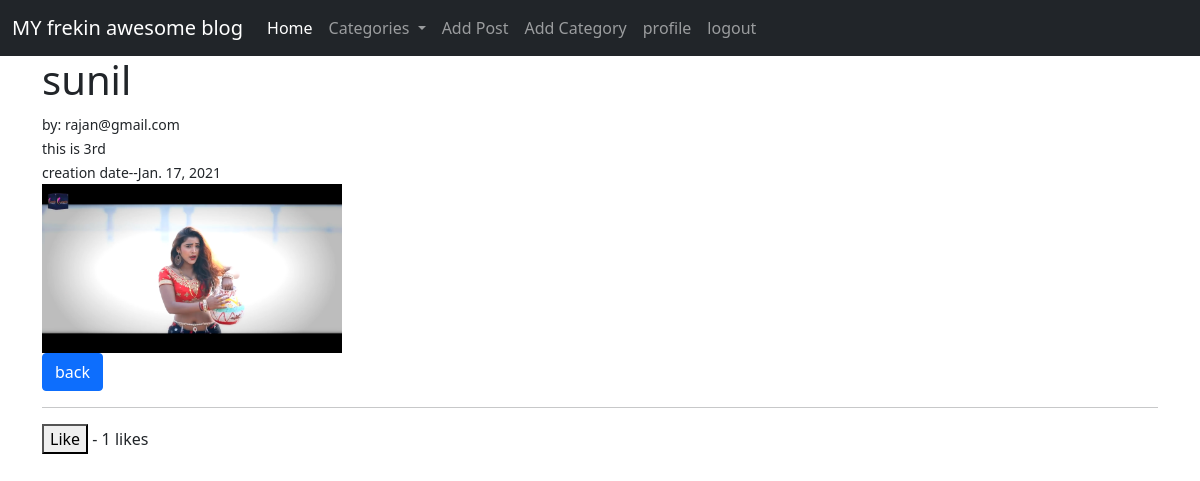
The page /article/8/ (signed in) on the database its author committed.
### app/models.py (models this page shows, shortened)
class Post(models.Model):
	title=models.CharField(max_length=255,null=True,blank=True)
	title_tag=models.CharField(max_length=255,default="")
	author=models.ForeignKey(MyUser,on_delete=models.CASCADE,null=True,blank=True)
	body=RichTextField(blank=True,null=True)
	post_date=models.DateField(auto_now_add=True)
	category=models.CharField(max_length=255,default='uncategorized')
	likes=models.ManyToManyField(MyUser,related_name='blog_post')
	header_image=models.ImageField(null=True, blank=True, upload_to="images/")

class MyUser(AbstractBaseUser):
	email=models.EmailField(verbose_name='email_address',max_length=255,unique=True)
	first_name=models.CharField(max_length=100,default="none")
	last_name=models.CharField(max_length=100,default="none")
	is_active=models.BooleanField(default=True)
	is_admin=models.BooleanField(default=False)
	objects=MyUserManager()
	USERNAME_FIELD='email'
	def __str__(self):
		return self.email

### app/views.py (the view)
# urls.py: path('article/<int:pk>/',ArticleDetailView,name='ac'),
def ArticleDetailView(request,pk):
	object=Post.objects.get(id=pk)
	liked=False
	context={}
	context['post']=object
	total_likes=len(object.likes.all())
	cat_menu=Category.objects.all()
	context["cat_menu"]=cat_menu
	context["total_likes"]=total_likes
	return render(request,'app/article_details.html',context)

### app/models.py (called while the page is built)
	def __str__(self):
		return self.name

### templates/app/article_details.html (shortened to what this page needs)
{%extends 'app/base.html'%}
{% block content %}
<h1>{{post.title}}</h1>
<small> by: {{post.author}}<br/>
	{{post.title_tag}}</br> creation date--{{post.post_date}}
</small></br>
{% if post.header_image %}
<img src="{{post.header_image.url}}
" style="max-width: 300px;">
{%endif%}
<a href="{% url 'home' %}" class="btn btn-primary"> back</a>
<br/>
<hr/>
<form action="{% url 'like_post' post.pk %}" method="POST">
	{% if liked %}
		<button type="submit" name="post_id" value="{{post.id}}" class="btn-btn-danger">unLike</button>
		{%else%}
	<button type="submit" name="post_id" value="{{post.id}}" class="btn-btn-primary">Like</button> -
{%endif%}
	 {{ total_likes }} likes
</form>
{%endblock%}

### rows shown on the page
Post: title "sunil", author "rajan@gmail.com", title_tag "this is 3rd", post_date "Jan. 17, 2021", header_image (picture)

### other values the page prints
{{ total_likes }} "1"
